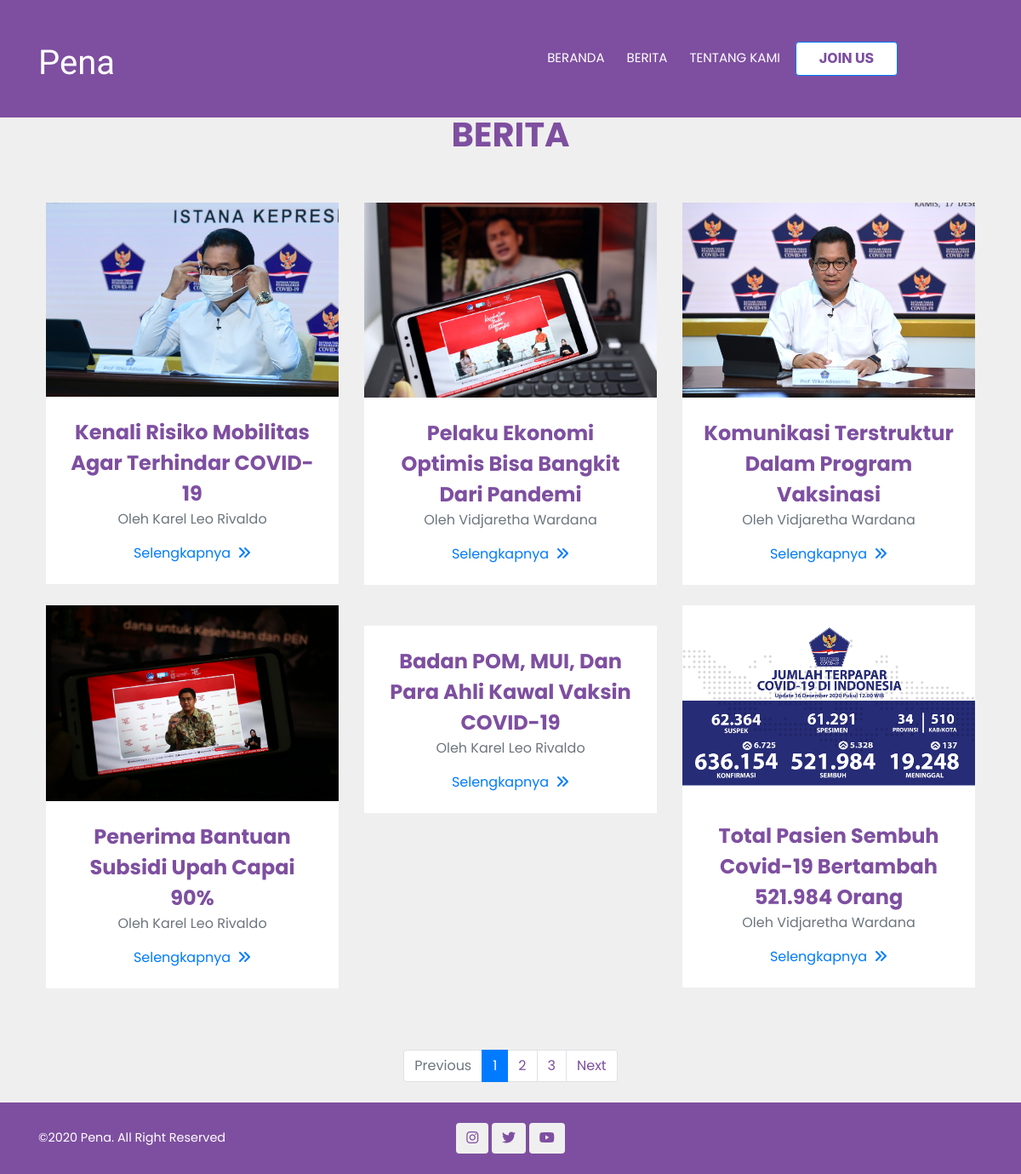
The page / on the database its author committed.
### tables this page shows
CREATE TABLE `berita` (
  `id_berita` int(5) NOT NULL,
  `id_kategori` int(5) NOT NULL,
  `judul_berita` varchar(100) NOT NULL,
  `isi_berita` text NOT NULL,
  `id_jurn` int(5) NOT NULL,
  `img_berita` varchar(255) NOT NULL DEFAULT 'berita.jpg',
  `location_imgberita` varchar(255) NOT NULL
);

CREATE TABLE `jurnalis` (
  `id_jurn` int(11) NOT NULL,
  `nama_jurn` varchar(50) NOT NULL,
  `username_jurn` varchar(50) NOT NULL,
  `password_jurn` varchar(12) NOT NULL,
  `email_jurn` varchar(50) NOT NULL,
  `phone_jurn` varchar(50) NOT NULL,
  `birth_jurn` date NOT NULL,
  `skill_jurn` varchar(255) NOT NULL,
  `img_jurn` varchar(255) NOT NULL DEFAULT 'image.jpg',
  `location_imgjurn` varchar(255) NOT NULL,
  `status` varchar(100) NOT NULL,
  `foto_jurn` varchar(255) NOT NULL,
  `location_fotojurn` varchar(255) NOT NULL
);

### index.php (the view, shortened to what this page needs)
<!doctype html>
<html lang="en">
  <head>
  <?php include('includes/head.php'); ?>
  </head>
  <body>
    <?php include('includes/navbar.php'); ?>
    <?php include('config/config.php'); ?>
    <section class="page-section" id="portfolio">
        <div class="container p-4">
            <div class="text-center portfolio1">
                <h1 class="section-headtext-uppercase">Berita<br><br></h2>
            </div>
            <div class="row">
                <?php
                $data = mysqli_query($conn,"SELECT * FROM berita INNER JOIN kategori ON berita.id_kategori = kategori.id_kategori
                                        INNER JOIN jurnalis ON berita.id_jurn = jurnalis.id_jurn ORDER BY berita.id_berita");
                while ($d = mysqli_fetch_array($data)){
                    ?>
                <div class="col-lg-4 col-sm-6 mb-4">
                    <div class="portfolio-item">
                        <a class="portfolio-link" href="singlepageberita.php?id=<?php echo $d['id_berita'];?>" target="_blank">
                            <img class="img-fluid" src="assets/<?php echo $d['location_imgberita']; ?>" alt="" />
                        </a>
                        <div class="portfolio-caption">
                        <div class="portfolio-caption-heading"><?php echo $d['judul_berita']; ?></div>
                        <div class="portfolio-caption-subheading text-muted"><p>Oleh <?php echo $d['nama_jurn'];?></p></div>
                        <div class="portfolio-caption-subheading">
                            <a href="singlepageberita.php?id=<?php echo $d['id_berita'];?>" target="_blank">Selengkapnya<i class="fas fa-angle-double-right ml-2"></i></a>
                        </div>
                    </div>
                    </div>
                </div>
                <?php
                }
                ?>
            </div>
        </div>
    <div class="container p-4">
        <nav aria-label="Page navigation example">
          <ul class="pagination justify-content-center">
            <li class="page-item disabled">
              <a class="page-link" href="#" tabindex="-1">Previous</a>
            </li>
            <li class="page-item active"><a class="page-link" href="#">1</a></li>
            <li class="page-item"><a class="page-link" href="#">2</a></li>
            <li class="page-item"><a class="page-link" href="#">3</a></li>
            <li class="page-item">
              <a class="page-link" href="#">Next</a>
            </li>
          </ul>
        </nav>
    </div>
    </section>
<?php include('includes/footer.php'); ?>
  </body>
</html>

### includes/head.php (shortened to what this page needs)
<link rel="stylesheet" href="https://cdn.jsdelivr.net/npm/bootstrap@4.5.3/dist/css/bootstrap.min.css">
<link rel="stylesheet" href="css/style.css">
<link rel="stylesheet" href="https://stackpath.bootstrapcdn.com/font-awesome/4.7.0/css/font-awesome.min.css">

### includes/navbar.php (shortened to what this page needs)
<nav class="navbar navbar-expand-lg navbar-light fixed-top ">
       <div class="container">
         <a class="navbar-brand" href="#">Pena</a>
         <div class="collapse navbar-collapse" id="navbarNavAltMarkup">
           <div class="navbar-nav ml-auto">
           <a class="nav-link active" href="beranda.php">Beranda <span class="sr-only">(current)</span></a>
           <div class="dropdown">
               <a class="nav-link active" href="index.php">Berita</a>
           </div>
           <a class="nav-link active" href="tentangkami.php">Tentang Kami</a>
           <a class="nav-item btn btn-primary tombol" href="daftar.php">Join us</a>
           </div>
         </div>
       </div>
   </nav>

### includes/footer.php
<footer class="footer py-4">
        <div class="container">
            <div class="row align-items-center">
            <div class="col-lg-4 text-lg-left">©2020 Pena. All Right Reserved</div>
                <div class="btn-back col-lg-4 my-3 my-lg-0">
                <a class="btn btn-dark" href="#!"><i class="fa fa-instagram"></i></a>
                <a class="btn btn-dark" href="#!"><i class="fa fa-twitter"></i></a>
                <a class="btn btn-dark" href="#!"><i class="fa fa-youtube"></i></a>
            </div>
            </div>
        </div>
    </footer>

### css/style.css (style rules this page uses)
.navbar-brand { font-family: Vampiro One; font-size: 40px; }
.navbar { height: 10%; background-color: #7E4FA0; }
.tombol { background-color: white; color: #7E4FA0; text-transform: uppercase; font-weight: 800; width: 120px; height: 40px; margin-top: 10px; margin-bottom: 10px; margin-right: 100px; }
.navbar-brand, .nav-link { color: black !important; margin-top: 10px; }
@media (min-width: 992px) { .navbar-brand, .nav-link { color: white !important; } }
@media (min-width: 992px) { .nav-link { font-family: "Poppins"; font-size: 15px; text-transform: uppercase; margin-right: 10px; } }
section#portfolio { margin-top: 100px; padding: 0; background-color: #f0efef; }
.portfolio1 h1 { text-transform: uppercase; padding-top: 10px; color: #7E4FA0; font-family: "Poppins"; font-weight: bold; }
#portfolio .portfolio-item { max-width: 400px; margin-left: auto; margin-right: auto; }
#portfolio .portfolio-item .portfolio-link { position: relative; display: block; margin: 0 auto; }
#portfolio .portfolio-item .portfolio-caption { padding: 24px; text-align: center; background-color: #fff; }
#portfolio .portfolio-item .portfolio-caption .portfolio-caption-heading { font-size: 24px; color: #7E4FA0; font-family: "Poppins"; text-transform: capitalize; font-weight: 700; margin-bottom: 0; }
#portfolio .portfolio-item .portfolio-caption .portfolio-caption-subheading { font-family: "Poppins"; text-transform: capitalize; }
.footer { color: white; background-color: #7E4FA0; text-align: center; font-size: 14.4px; font-family: "Poppins"; }
div > a.btn.btn-dark { background-color: #f0efef; border: none; color: #7E4FA0; }
.page-link { font-family: "Poppins"; color: #7E4FA0; }
ul { margin:0; padding:0; list-style:none; }
.page-section { padding: 96px 0; }
body { margin: 0; }

### rows shown on the page
berita: location_imgberita (picture), judul_berita "Kenali Risiko Mobilitas Agar Terhindar COVID-19", id_jurn.nama_jurn "Karel Leo Rivaldo"
berita: location_imgberita (picture), judul_berita "Pelaku Ekonomi Optimis Bisa Bangkit Dari Pandemi", id_jurn.nama_jurn "Vidjaretha Wardana"
berita: location_imgberita (picture), judul_berita "Komunikasi Terstruktur Dalam Program Vaksinasi", id_jurn.nama_jurn "Vidjaretha Wardana"
berita: location_imgberita (picture), judul_berita "Penerima Bantuan Subsidi Upah Capai 90%", id_jurn.nama_jurn "Karel Leo Rivaldo"
berita: judul_berita "Badan POM, MUI, Dan Para Ahli Kawal Vaksin COVID-19", id_jurn.nama_jurn "Karel Leo Rivaldo"
berita: location_imgberita (picture), judul_berita "Total Pasien Sembuh Covid-19 Bertambah 521.984 Orang", id_jurn.nama_jurn "Vidjaretha Wardana"
